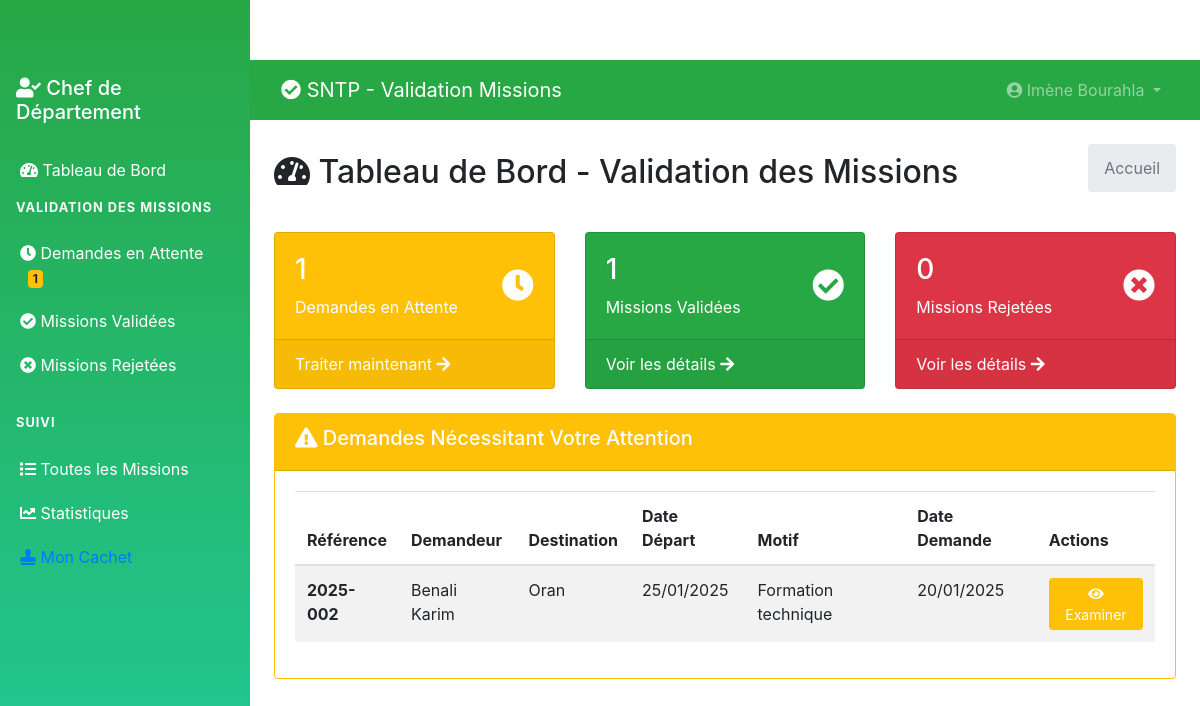
Page /chef/dashboard.php (signed in) on the committed database.
### tables this page shows
CREATE TABLE `tblusers` (
  `ID` int(10) NOT NULL,
  `Nom` varchar(200) DEFAULT NULL,
  `Prenom` varchar(200) DEFAULT NULL,
  `Email` varchar(200) DEFAULT NULL,
  `Fonction` varchar(200) DEFAULT NULL,
  `Departement` varchar(200) DEFAULT NULL,
  `MobileNumber` bigint(10) DEFAULT NULL,
  `Password` varchar(200) NOT NULL,
  `Role` enum('admin','chef_departement','user') DEFAULT 'user',
  `RegDate` timestamp NULL DEFAULT current_timestamp()
);

CREATE TABLE `tblmissions` (
  `ID` int(10) NOT NULL,
  `UserID` int(5) NOT NULL,
  `SubmittedBy` int(5) DEFAULT NULL,
  `ReferenceNumber` varchar(50) DEFAULT NULL,
  `NomPrenom` varchar(400) DEFAULT NULL,
  `Fonction` varchar(200) DEFAULT NULL,
  `VilleDepart` varchar(200) DEFAULT NULL,
  `DateDepart` date DEFAULT NULL,
  `Destinations` text DEFAULT NULL,
  `ItineraireType` varchar(100) DEFAULT NULL,
  `MotifDeplacement` varchar(300) DEFAULT NULL,
  `MoyenTransport` varchar(200) DEFAULT NULL,
  `DateRetour` date DEFAULT NULL,
  `Observations` text DEFAULT NULL,
  `Status` enum('en_attente','validee','rejetee','en_cours') DEFAULT 'en_attente',
  `Remarque` text DEFAULT NULL,
  `ValidatedBy` int(5) DEFAULT NULL,
  `DateCreation` timestamp NULL DEFAULT current_timestamp(),
  `DateValidation` timestamp NULL DEFAULT NULL ON UPDATE current_timestamp()
);

### chef/dashboard.php (the view, shortened to what this page needs)
<?php
include('../includes/config.php');
if (strlen($_SESSION['GMScid']) == 0) {
    header('location:logout.php');
} else {
    $sql = "SELECT COUNT(*) as total FROM tblmissions WHERE Status='en_attente'";
    $query = $dbh->prepare($sql);
    $query->execute();
    $enAttente = $query->fetch(PDO::FETCH_OBJ)->total;
    $sql = "SELECT COUNT(*) as total FROM tblmissions WHERE Status='validee' AND ValidatedBy=:cid";
    $query = $dbh->prepare($sql);
    $query->bindParam(':cid', $_SESSION['GMScid'], PDO::PARAM_STR);
    $query->execute();
    $validees = $query->fetch(PDO::FETCH_OBJ)->total;
    $sql = "SELECT COUNT(*) as total FROM tblmissions WHERE Status='rejetee' AND ValidatedBy=:cid";
    $query = $dbh->prepare($sql);
    $query->bindParam(':cid', $_SESSION['GMScid'], PDO::PARAM_STR);
    $query->execute();
    $rejetees = $query->fetch(PDO::FETCH_OBJ)->total;
?>
<!DOCTYPE html>
<html lang="fr">
<head>
    <link href="https://cdn.jsdelivr.net/npm/bootstrap@4.6.2/dist/css/bootstrap.min.css" rel="stylesheet">
    <link href="https://cdnjs.cloudflare.com/ajax/libs/font-awesome/5.15.4/css/all.min.css" rel="stylesheet">
</head>
<body>
    <?php include_once('includes/sidebar.php'); ?>
    <div class="main-content">
        <?php include_once('includes/header.php'); ?>
        <div class="container-fluid p-4">
            <div class="d-flex justify-content-between align-items-center mb-4">
                <h2><i class="fas fa-tachometer-alt"></i> Tableau de Bord - Validation des Missions</h2>
                <nav aria-label="breadcrumb">
                    <ol class="breadcrumb">
                        <li class="breadcrumb-item active">Accueil</li>
                    </ol>
                </nav>
            </div>
            <div class="row mb-4">
                <div class="col-md-4">
                    <div class="card bg-warning text-white">
                        <div class="card-body">
                            <div class="d-flex justify-content-between">
                                <div>
                                    <h3><?php echo $enAttente; ?></h3>
                                    <p class="mb-0">Demandes en Attente</p>
                                </div>
                                <div class="align-self-center">
                                    <i class="fas fa-clock fa-2x"></i>
                                </div>
                            </div>
                        </div>
                        <div class="card-footer">
                            <a href="pending-missions.php" class="text-white">
                                Traiter maintenant <i class="fas fa-arrow-right"></i>
                            </a>
                        </div>
                    </div>
                </div>
                <div class="col-md-4">
                    <div class="card bg-success text-white">
                        <div class="card-body">
                            <div class="d-flex justify-content-between">
                                <div>
                                    <h3><?php echo $validees; ?></h3>
                                    <p class="mb-0">Missions Validées</p>
                                </div>
                                <div class="align-self-center">
                                    <i class="fas fa-check-circle fa-2x"></i>
                                </div>
                            </div>
                        </div>
                        <div class="card-footer">
                            <a href="validated-missions.php" class="text-white">
                                Voir les détails <i class="fas fa-arrow-right"></i>
                            </a>
                        </div>
                    </div>
                </div>
                <div class="col-md-4">
                    <div class="card bg-danger text-white">
                        <div class="card-body">
                            <div class="d-flex justify-content-between">
                                <div>
                                    <h3><?php echo $rejetees; ?></h3>
                                    <p class="mb-0">Missions Rejetées</p>
                                </div>
                                <div class="align-self-center">
                                    <i class="fas fa-times-circle fa-2x"></i>
                                </div>
                            </div>
                        </div>
                        <div class="card-footer">
                            <a href="rejected-missions.php" class="text-white">
                                Voir les détails <i class="fas fa-arrow-right"></i>
                            </a>
                        </div>
                    </div>
                </div>
            </div>
            <?php if($enAttente > 0) { ?>
            <div class="row">
                <div class="col-12">
                    <div class="card border-warning">
                        <div class="card-header bg-warning text-white">
                            <h5><i class="fas fa-exclamation-triangle"></i> Demandes Nécessitant Votre Attention</h5>
                        </div>
                        <div class="card-body">
                            <div class="table-responsive">
                                <table class="table table-striped">
                                    <thead>
                                        <tr>
                                            <th>Référence</th>
                                            <th>Demandeur</th>
                                            <th>Destination</th>
                                            <th>Date Départ</th>
                                            <th>Motif</th>
                                            <th>Date Demande</th>
                                            <th>Actions</th>
                                        </tr>
                                    </thead>
                                    <tbody>
                                        <?php
                                        $sql = "SELECT m.*, u.Nom, u.Prenom FROM tblmissions m
                                               JOIN tblusers u ON m.UserID = u.ID
                                               WHERE m.Status='en_attente'
                                               ORDER BY m.DateCreation ASC LIMIT 5";
                                        $query = $dbh->prepare($sql);
                                        $query->execute();
                                        $results = $query->fetchAll(PDO::FETCH_OBJ);
                                        if($query->rowCount() > 0) {
                                            foreach($results as $row) {
                                        ?>
                                        <tr>
                                            <td><strong><?php echo htmlentities($row->ReferenceNumber); ?></strong></td>
                                            <td><?php echo htmlentities($row->Nom . ' ' . $row->Prenom); ?></td>
                                            <td><?php echo htmlentities($row->Destinations); ?></td>
                                            <td><?php echo date('d/m/Y', strtotime($row->DateDepart)); ?></td>
                                            <td><?php echo htmlentities($row->MotifDeplacement); ?></td>
                                            <td><?php echo date('d/m/Y', strtotime($row->DateCreation)); ?></td>
                                            <td>
                                                <a href="validate-mission.php?mid=<?php echo $row->ID; ?>"
                                                   class="btn btn-sm btn-warning text-white">
                                                    <i class="fas fa-eye"></i> Examiner
                                                </a>
                                            </td>
                                        </tr>
                                        <?php }} ?>
                                    </tbody>
                                </table>
                            </div>
                        </div>
                    </div>
                </div>
            </div>
            <?php } ?>
        </div>
    </div>
</body>
</html>
<?php } ?>

### chef/includes/header.php (shortened to what this page needs)
<nav class="navbar navbar-expand-lg navbar-dark bg-success">
    <div class="container-fluid">
        <a class="navbar-brand" href="dashboard.php">
            <i class="fas fa-check-circle"></i> SNTP - Validation Missions
        </a>
        <div class="collapse navbar-collapse" id="navbarNav">
            <ul class="navbar-nav ml-auto">
                <li class="nav-item dropdown">
                    <a class="nav-link dropdown-toggle" href="#" id="navbarDropdown" role="button" data-toggle="dropdown">
                        <i class="fas fa-user-circle"></i>
                        <?php
                        $cid = $_SESSION['GMScid'];
                        $sql = "SELECT Nom,Prenom FROM tblusers WHERE ID=:cid";
                        $query = $dbh->prepare($sql);
                        $query->bindParam(':cid',$cid,PDO::PARAM_STR);
                        $query->execute();
                        $result = $query->fetch(PDO::FETCH_OBJ);
                        echo htmlentities($result->Prenom . ' ' . $result->Nom);
                        ?>
                    </a>
                </li>
            </ul>
        </div>
    </div>
</nav>

### chef/includes/sidebar.php (style rules this page uses)
.main-content { margin-left: 250px; padding-top: 60px; }
.nav-link { padding: 10px 20px; border-radius: 0; transition: background-color 0.3s; }

### rows in the picture
tblusers: Prenom+Nom "Imène Bourahla"
tblmissions: ReferenceNumber "2025-002", UserID.Prenom "Benali Karim", Destinations "Oran", DateDepart "25/01/2025", MotifDeplacement "Formation technique", DateCreation "20/01/2025"

### other values in the picture
$pending "1"
$enAttente "1"
$validees "1"
$rejetees "0"
